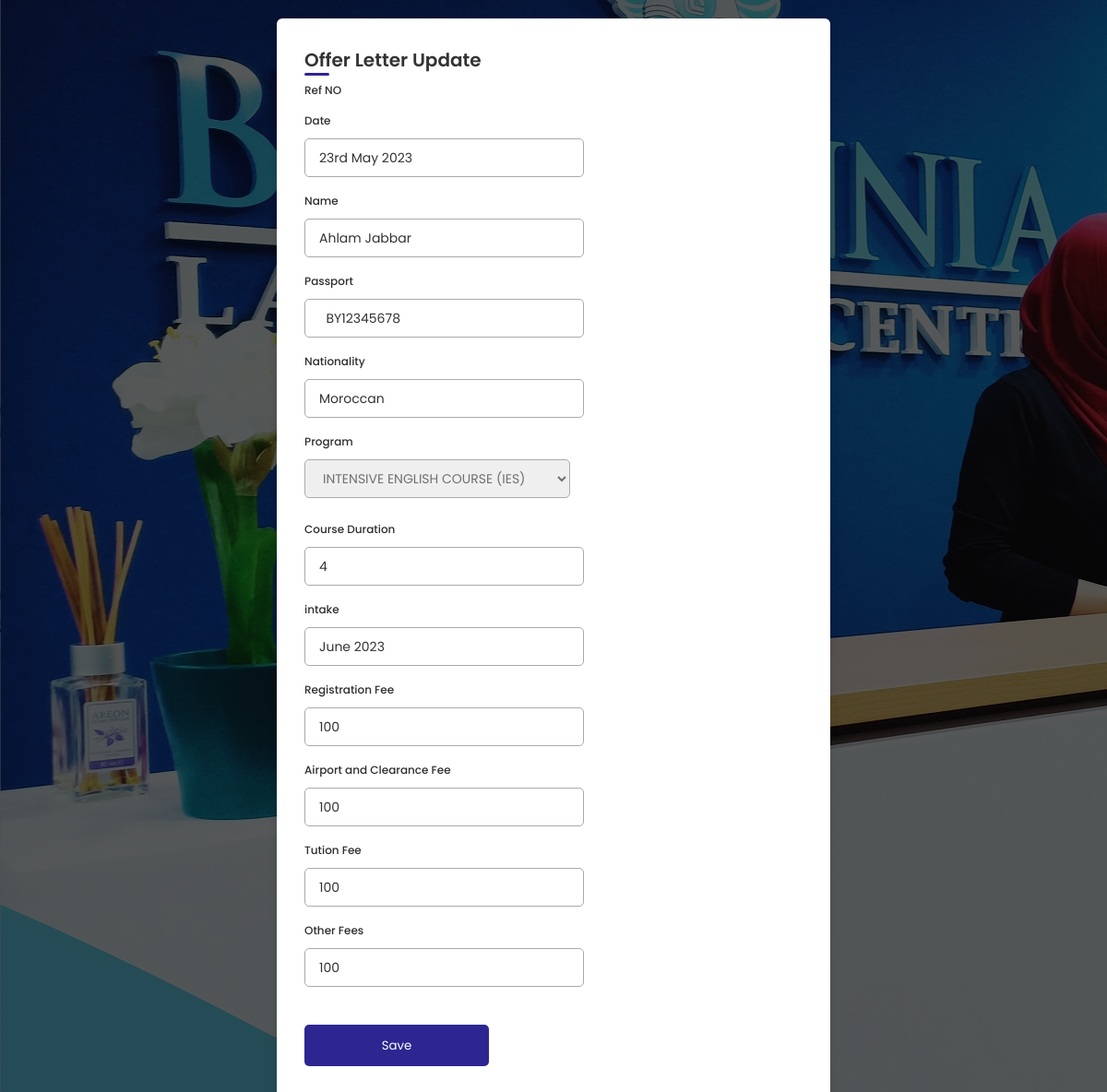
The page /OfferLetterEdit1.php?offerletterupdate=418 on the database its author committed.
### tables this page shows
CREATE TABLE `offerletter` (
  `ID` int(11) NOT NULL,
  `Ref` varchar(50) NOT NULL,
  `Date` varchar(50) NOT NULL,
  `Name` varchar(50) NOT NULL,
  `passport` varchar(50) NOT NULL,
  `Nationalty` varchar(50) NOT NULL,
  `prog` varchar(50) NOT NULL,
  `CourseD` varchar(50) NOT NULL,
  `intake` varchar(50) NOT NULL,
  `RVPfee` int(50) NOT NULL,
  `ACPfee` int(50) NOT NULL,
  `Toutionfee` int(50) NOT NULL,
  `other_fees` int(11) NOT NULL
);

### OfferLetterEdit1.php (the view, shortened to what this page needs)
<?php
$host="localhost";
$user="root";
$password="";
$db="management_system";
$connection=mysqli_connect($host,$user,$password,$db);
?>
<!DOCTYPE html>
<html lang="en">
<head>
    <link rel="stylesheet" href="OfferLetterEdit.css">
    <link rel="stylesheet" href="https://unicons.iconscout.com/release/v4.0.0/css/line.css">
</head>
<body>
<div class="overlay">
<div class="container">
        <header>Offer Letter Update</header>
        <form method="POST" action="#">
<?php
if ($_GET['offerletterupdate']){
    $offerletteredit=$_GET['offerletterupdate'];
  $select="select * from offerletter where ID='".$offerletteredit."'";
  $result=mysqli_query($connection,$select);
  $info=$result->fetch_assoc();
}
?>
<div class="container2">
<div class="form first">
<div class="details personal">
                    <div class="fields">
                    <div class="input-field">
                        <div>
                        <label>Ref NO</label>
                    </div>
                    <div class="input-field">
                        <div class="input-field">
                            <label>Date</label>
                        <div>
                         <input type="text"required name="date" value="<?php echo"{$info['Date']}";?>"></input>
                        </div>
                        <div class="input-field">
                            <label>Name</label>
                        <div>
                        <input type="text"required name="Name" value="<?php echo"{$info['Name']}";?>"></input>
                    </div>
                    <div class="input-field">
                            <label>Passport</label>
                        <div>
                        <input type="text"required name="passport" value="<?php echo"{$info['passport']}";?>"></input>
                    </div>
                    <div class="input-field">
                            <label>Nationality</label>
                        <div>
                        <input type="text"required name="Nationalty" value="<?php echo"{$info['Nationalty']}";?>"></input>
                    </div>
                    <div class="input-field">
                        <div><label>Program</label></div>
                    <select required name="prog">
                        <option <?php if ($info['prog'] == "INTENSIVE ENGLISH COURSE (IES)") echo "selected"; ?>>INTENSIVE ENGLISH COURSE (IES)</option>
</select>
                    </div>
                    </div>
                    <div class="input-field">
                            <label>Course Duration</label>
                        <div>
                        <input type="text"required name="CourseD" value="<?php echo"{$info['CourseD']}";?>"></input>
                    </div>
                    <div class="input-field">
                            <label>intake</label>
                        <div>
                        <input type="text"required name="intake" value="<?php echo"{$info['intake']}";?>"></input>
                    </div>
                    <div class="input-field">
                            <label>Registration Fee</label>
                        <div>
                        <input type="number"required name="RVPfee" value="<?php echo"{$info['RVPfee']}";?>"></input>
                    </div>
                    <div class="input-field">
                            <label>Airport and Clearance Fee</label>
                        <div>
                        <input type="number"required name="ACPfee" value="<?php echo"{$info['ACPfee']}";?>"></input>
                    </div>
                    <div class="input-field">
                            <label>Tution Fee</label>
                        <div>
                        <input type="number"required name="Toutionfee" value="<?php echo"{$info['Toutionfee']}";?>"></input>
                    </div>
                    <div class="input-field">
                            <label>Other Fees</label>
                            <input type="number"name= "other_fees" onkeypress="return onlyNumberKey(event)"
                   maxlength="11" size="50%" value="<?php echo"{$info['other_fees']}";?>"></input>
                        </div>
                    </div>
                    <button class="search-btn"  name="Update" value= "Update">Save</button>
                    </div>
                </div>
            </div>
        </form>
    </div>
</div>
</body>
</html>

### OfferLetterEdit.css (style rules this page uses)
* { margin: 0; padding: 0; box-sizing: border-box; font-family: 'Poppins', sans-serif; }
body { min-height: 100vh; display: flex; align-items: center; justify-content: center; background-image: url('brit.jpg'); background-position: 0.5px -250px; }
.container { position: relative; max-width: 600px; width: 100%; border-radius: 6px; padding: 30px; margin: 0 15px; background-color: #fff; box-shadow: 0 5px 10px rgba(0,0,0,0.1); margin-top: 20px; margin-bottom: 20px; }
.container header { position: relative; font-size: 20px; font-weight: 600; color: #333; }
.container header::before { content: ""; position: absolute; left: 0; bottom: -2px; height: 3px; width: 27px; border-radius: 8px; background-color: #2d2691; }
form .fields .input-field { display: inline-table; width: calc(100% / 3 - 15px); flex-direction: column; margin: 4px 0; }
.input-field label { font-size: 12px; font-weight: 500; color: #2e2e2e; }
.input-field input, select { outline: none; font-size: 14px; font-weight: 400; color: #333; border-radius: 5px; border: 1px solid #aaa; padding: 0 15px; height: 42px; margin: 8px 0; }
.input-field select, .input-field input[type="date"] { color: #707070; }
.container form button, .backBtn { display: flex; align-items: center; justify-content: center; height: 45px; max-width: 200px; width: 100%; border: none; outline: none; color: #fff; border-radius: 5px; margin: 25px 0; background-color: #2d2691; transition: all 0.3s linear; cursor: pointer; }
.overlay { width: 100%; height: 100%; background-color: rgba(0, 0, 0, 0.644); display: flex; justify-content: center; align-items: center; }

### rows shown on the page
offerletter: date "23rd May 2023", Name "Ahlam Jabbar", passport "BY12345678", Nationalty "Moroccan", prog "INTENSIVE ENGLISH COURSE (IES)", CourseD "4", intake "June 2023", RVPfee "100", ACPfee "100", Toutionfee "100", other_fees "100"
